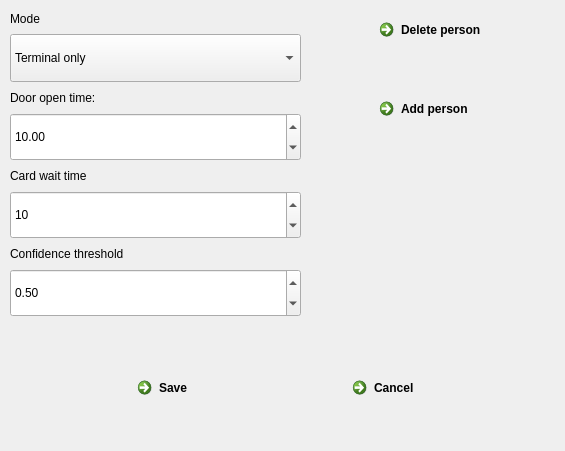
<?xml version="1.0" encoding="UTF-8"?>
<ui version="4.0">
 <class>Settings</class>
 <widget class="QDialog" name="Settings">
  <property name="windowModality">
   <enum>Qt::ApplicationModal</enum>
  </property>
  <property name="geometry">
   <rect>
    <x>0</x>
    <y>0</y>
    <width>565</width>
    <height>451</height>
   </rect>
  </property>
  <property name="focusPolicy">
   <enum>Qt::ClickFocus</enum>
  </property>
  <property name="windowTitle">
   <string>Settings</string>
  </property>
  <property name="modal">
   <bool>true</bool>
  </property>
  <widget class="QWidget" name="layoutWidget">
   <property name="geometry">
    <rect>
     <x>10</x>
     <y>10</y>
     <width>291</width>
     <height>307</height>
    </rect>
   </property>
   <layout class="QVBoxLayout" name="verticalLayout">
    <item>
     <widget class="QLabel" name="label">
      <property name="text">
       <string>Mode</string>
      </property>
     </widget>
    </item>
    <item>
     <widget class="QComboBox" name="modeBox">
      <property name="minimumSize">
       <size>
        <width>0</width>
        <height>48</height>
       </size>
      </property>
      <property name="currentIndex">
       <number>0</number>
      </property>
      <item>
       <property name="text">
        <string>Terminal only</string>
       </property>
      </item>
      <item>
       <property name="text">
        <string>RFID with terminal</string>
       </property>
      </item>
     </widget>
    </item>
    <item>
     <widget class="QLabel" name="label_2">
      <property name="text">
       <string>Door open time:</string>
      </property>
     </widget>
    </item>
    <item>
     <widget class="QDoubleSpinBox" name="timeSpin">
      <property name="minimumSize">
       <size>
        <width>0</width>
        <height>48</height>
       </size>
      </property>
      <property name="singleStep">
       <double>0.100000000000000</double>
      </property>
      <property name="value">
       <double>10.000000000000000</double>
      </property>
     </widget>
    </item>
    <item>
     <widget class="QLabel" name="label_4">
      <property name="text">
       <string>Card wait time</string>
      </property>
     </widget>
    </item>
    <item>
     <widget class="QSpinBox" name="waitSpin">
      <property name="minimumSize">
       <size>
        <width>0</width>
        <height>48</height>
       </size>
      </property>
      <property name="value">
       <number>10</number>
      </property>
     </widget>
    </item>
    <item>
     <widget class="QLabel" name="label_3">
      <property name="text">
       <string>Confidence threshold</string>
      </property>
     </widget>
    </item>
    <item>
     <widget class="QDoubleSpinBox" name="threshSpin">
      <property name="minimumSize">
       <size>
        <width>0</width>
        <height>48</height>
       </size>
      </property>
      <property name="singleStep">
       <double>0.010000000000000</double>
      </property>
      <property name="value">
       <double>0.500000000000000</double>
      </property>
     </widget>
    </item>
   </layout>
  </widget>
  <widget class="QWidget" name="layoutWidget">
   <property name="geometry">
    <rect>
     <x>130</x>
     <y>370</y>
     <width>400</width>
     <height>54</height>
    </rect>
   </property>
   <layout class="QHBoxLayout" name="horizontalLayout">
    <property name="spacing">
     <number>30</number>
    </property>
    <item>
     <widget class="QCommandLinkButton" name="saveButton">
      <property name="text">
       <string>Save</string>
      </property>
      <property name="icon">
       <iconset>
        <normaloff>icons/save.png</normaloff>icons/save.png</iconset>
      </property>
      <property name="iconSize">
       <size>
        <width>32</width>
        <height>32</height>
       </size>
      </property>
     </widget>
    </item>
    <item>
     <widget class="QCommandLinkButton" name="cancelButton">
      <property name="text">
       <string>Cancel</string>
      </property>
      <property name="icon">
       <iconset>
        <normaloff>icons/back.png</normaloff>icons/back.png</iconset>
      </property>
      <property name="iconSize">
       <size>
        <width>32</width>
        <height>32</height>
       </size>
      </property>
     </widget>
    </item>
   </layout>
  </widget>
  <widget class="QWidget" name="layoutWidget">
   <property name="geometry">
    <rect>
     <x>372</x>
     <y>12</y>
     <width>186</width>
     <height>128</height>
    </rect>
   </property>
   <layout class="QVBoxLayout" name="verticalLayout_2">
    <property name="spacing">
     <number>30</number>
    </property>
    <item>
     <widget class="QCommandLinkButton" name="deleteButton">
      <property name="minimumSize">
       <size>
        <width>0</width>
        <height>48</height>
       </size>
      </property>
      <property name="baseSize">
       <size>
        <width>0</width>
        <height>48</height>
       </size>
      </property>
      <property name="text">
       <string>Delete person</string>
      </property>
      <property name="icon">
       <iconset>
        <normaloff>icons/del.png</normaloff>icons/del.png</iconset>
      </property>
      <property name="iconSize">
       <size>
        <width>32</width>
        <height>32</height>
       </size>
      </property>
     </widget>
    </item>
    <item>
     <widget class="QCommandLinkButton" name="addpersonButton">
      <property name="text">
       <string>Add person</string>
      </property>
      <property name="icon">
       <iconset>
        <normaloff>icons/create.png</normaloff>icons/create.png</iconset>
      </property>
      <property name="iconSize">
       <size>
        <width>32</width>
        <height>32</height>
       </size>
      </property>
     </widget>
    </item>
   </layout>
  </widget>
 </widget>
 <resources/>
 <connections/>
</ui>
